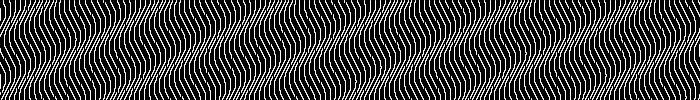
Frame 1 (no input)
Frame 60 (the mouse pressed at the canvas centre just before this capture): identical to frame 1, image omitted
Frame 120 (the mouse held since frame 60 and released just before this capture): identical to frame 1, image omitted

The Processing sketch that drew this single still picture (run headless with seeded random() and noise(); from frame 60 on, the mouse is pressed at the canvas centre):

// Processing sketch: sin_offset
// ── sin_offset.pde
float scaleVal = 6.0;
float angleInc = 0.19;

void setup() {
  size(700, 100);
  stroke(255);
}

void draw() {
  background(0);
  float angle = 0.0;
  for (int offset = -10; offset < width+10; offset += 5) {
    for (int y = 0; y <= height; y += 2) {
      float x = offset + (sin(angle) * scaleVal);
      line(x, y, x, y+2);
      angle += angleInc;
    }
    angle += PI;
  }
}
